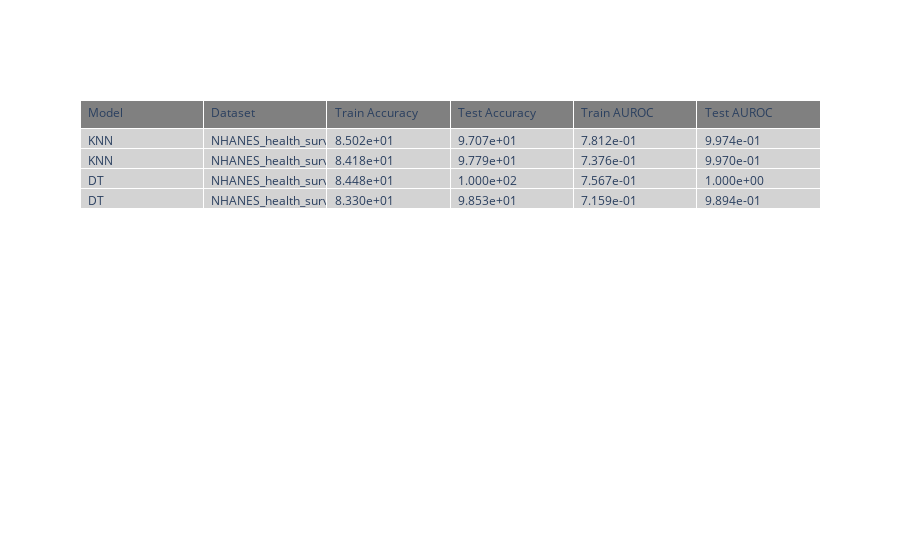

Notebook code cell kept with this figure:
### Code cell
# plot_multiple_roc_curves(d1_curves, f'ROC Curves for Dataset 1: {DATA_SET_1_NAME}')
plot_accuracy_bar_chart(d1_accuracies, f'Accuracy for Dataset 1:{DATA_SET_1_NAME}')
plot_AUROC_bar_charts(d1_auroc, f'AUROC for Dataset 1:{DATA_SET_1_NAME}')

# plot_multiple_roc_curves(d2_curves, f'ROC Curves for Dataset 2:{DATA_SET_2_NAME}')
plot_accuracy_bar_chart(d2_accuracies, f'Accuracy for Dataset 2:{DATA_SET_2_NAME}')
plot_AUROC_bar_charts(d2_auroc, f'AUROC for Dataset 2:{DATA_SET_2_NAME}')

print('D1')
print(d1_accuracies)
print(d1_auroc)
print('D2')
print(d2_accuracies)
print(d2_auroc)


# make the data into a single data frame for easy comparison
# we want to have a row for each model + dataset
# then we want to have a column for each metric, one for train accuracy, one for test accuracy, one for train AUROC, and one for test AUROC

# the columns are:
# Model, Dataset, Train Accuracy, Test Accuracy, Train AUROC, Test AUROC

exp1_df = pd.DataFrame({
  'Model': ['KNN', 'KNN', 'DT', 'DT'],
  'Dataset': [DATA_SET_1_NAME, DATA_SET_1_NAME, DATA_SET_1_NAME, DATA_SET_1_NAME],
  'Train Accuracy': [d1_accuracies['KNN'][0], d1_accuracies['KNN'][1], d1_accuracies['DT'][0], d1_accuracies['DT'][1]],
  'Test Accuracy': [d2_accuracies['KNN'][0], d2_accuracies['KNN'][1], d2_accuracies['DT'][0], d2_accuracies['DT'][1]],
  'Train AUROC': [d1_auroc['KNN'][0], d1_auroc['KNN'][1], d1_auroc['DT'][0], d1_auroc['DT'][1]],
  'Test AUROC': [d2_auroc['KNN'][0], d2_auroc['KNN'][1], d2_auroc['DT'][0], d2_auroc['DT'][1]]
})
  # display the data frame
exp1_table = create_table_graph(exp1_df)
exp1_table.show()

### Figure 1 — Plotly figure (JSON) as saved in the notebook; plotly's stock layout.template omitted (floating-point values rounded to 4 significant figures)
{"data": [{"cells": {"align": "left", "fill": {"color": "lightgray"}, "values": [["KNN", "KNN", "DT", "DT"], ["NHANES_health_survey_age_prediction", "NHANES_health_survey_age_prediction", "NHANES_health_survey_age_prediction", "NHANES_health_survey_age_prediction"], ["8.502e+01", "8.418e+01", "8.448e+01", "8.330e+01"], ["9.707e+01", "9.779e+01", "1.000e+02", "9.853e+01"], ["7.812e-01", "7.376e-01", "7.567e-01", "7.159e-01"], ["9.974e-01", "9.970e-01", "1.000e+00", "9.894e-01"]]}, "header": {"align": "left", "fill": {"color": "gray"}, "values": ["Model", "Dataset", "Train Accuracy", "Test Accuracy", "Train AUROC", "Test AUROC"]}, "type": "table"}], "layout": {}}
